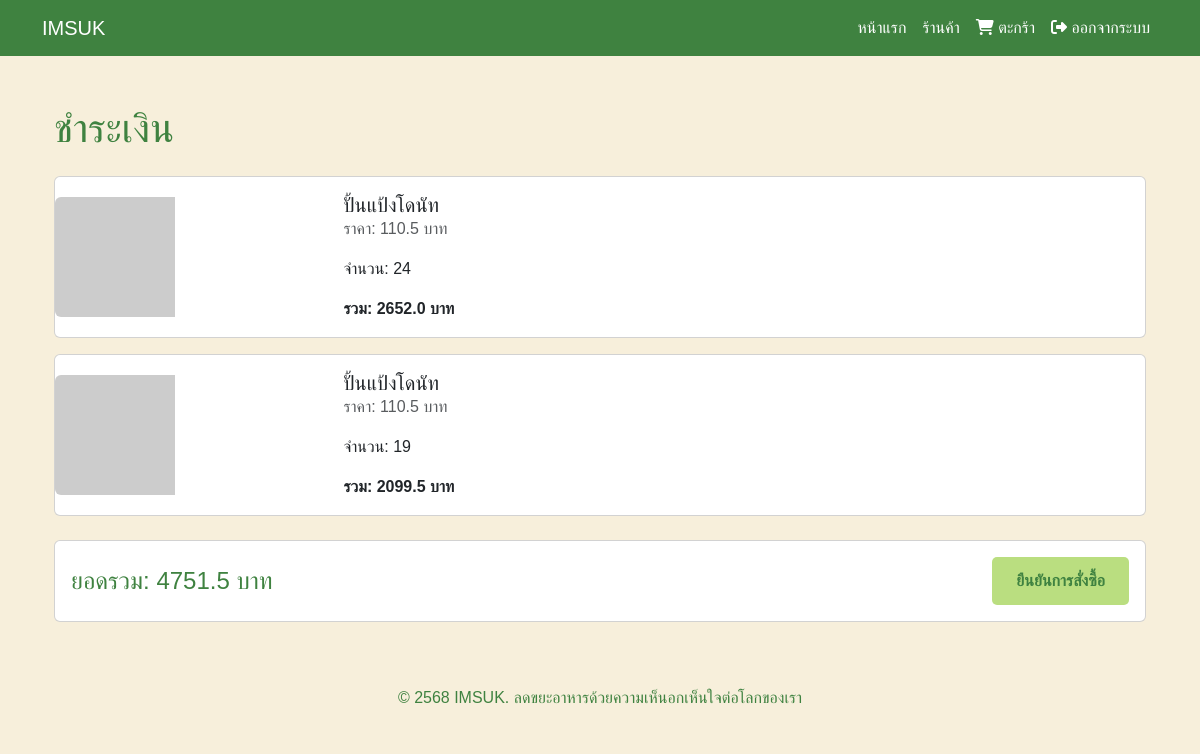
Before: /checkout/ (signed in) with the older database file.
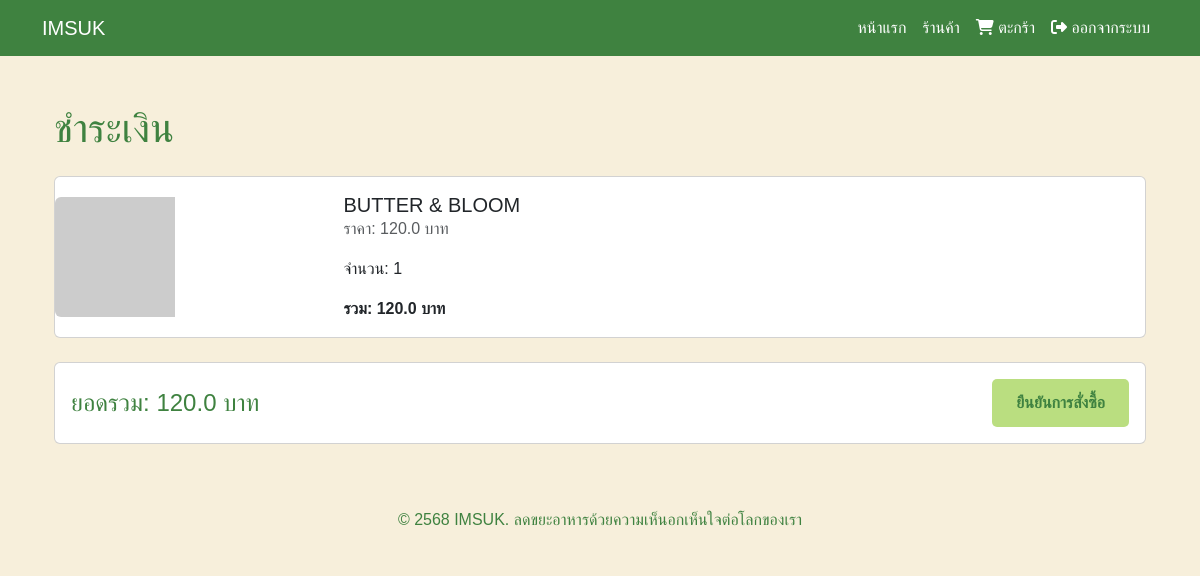
After: the same page with the newer database file.
### myapp/models.py (models this page shows, shortened)
class Cart(models.Model):
    session_key = models.CharField(max_length=40, null=True, blank=True)
    user = models.ForeignKey(User, on_delete=models.CASCADE)
    store = models.ForeignKey(Store, on_delete=models.CASCADE)
    quantity = models.PositiveIntegerField(default=1)
    created_at = ThailandTimeField(auto_now_add=True)
    @property
    def total_discounted_price(self):
        return self.store.discounted_price * self.quantity

class Store(models.Model):
    id = models.UUIDField(primary_key=True, default=uuid.uuid4, editable=False)
    name = models.CharField(max_length=255)
    description = models.TextField()
    additional_details = models.TextField(
        blank=True,
        help_text="Additional details, e.g., food waste reduction or store policies"
    )
    price = models.FloatField(validators=[MinValueValidator(0.0)])
    discount_percentage = models.FloatField(
        validators=[MinValueValidator(0.0), MaxValueValidator(100.0)],
        default=0.0,
        help_text="Discount percentage (0-100%)"
    )
    quantity_available = models.PositiveIntegerField()
    available_from = models.TimeField(
        help_text="Store opening time (e.g., 12:00)"
    )
    available_until = models.TimeField(
        help_text="Store closing time (e.g., 20:00)"
    )
    is_active = models.BooleanField(default=True)
    store_image = models.ImageField(upload_to='store_images/', null=True, blank=True)
    additional_images = models.JSONField(
        default=list,
        blank=True,
        help_text="List of URLs or paths for additional images"
    )
    allergen_ingredients = models.TextField(
        blank=True,
        help_text="Ingredients that may cause allergies (e.g., nuts, gluten)"
    )
    @property
    def discounted_price(self):
        return self.price * (1 - (self.discount_percentage or 0) / 100)
    class Meta:
        verbose_name = "Store"
        verbose_name_plural = "Stores"

### myapp/views.py (the view)
# urls.py: path('checkout/', views.checkout, name='checkout'),
def checkout(request):
    if not request.user.is_authenticated:
        messages.warning(request, "กรุณาล็อกอินเพื่อดำเนินการชำระเงิน")
        return redirect('login')
    cart_items = Cart.objects.filter(user=request.user)
    total_price = sum(item.total_discounted_price or 0 for item in cart_items)
    if not cart_items:
        messages.warning(request, "ตะกร้าของคุณว่างเปล่า กรุณาเพิ่มสินค้าก่อนดำเนินการชำระเงิน")
        return redirect('store_list')
    return render(request, 'checkout.html', {
        'cart_items': cart_items,
        'total_price': total_price
    })

### myapp/templates/checkout.html (shortened to what this page needs)
{% extends 'base.html' %}
{% block content %}
<div class="container my-5">
    <h1 class="cart-title mb-4">ชำระเงิน</h1>
    <div class="toast-container position-fixed top-0 end-0 p-3">
    </div>
    {% if cart_items %}
    <div class="cart-container">
        {% for item in cart_items %}
        <div class="cart-item card mb-3 animate__animated animate__fadeIn">
            <div class="row g-0 align-items-center">
                <div class="col-md-3 col-4">
                    <img src="{{ item.store.image.url|default:'https://via.placeholder.com/150' }}" class="img-fluid rounded-start" alt="{{ item.store.name }}" style="max-height: 120px; object-fit: cover;">
                </div>
                <div class="col-md-9 col-8">
                    <div class="card-body">
                        <h5 class="card-title mb-0">{{ item.store.name }}</h5>
                        <p class="card-text text-muted">ราคา: {{ item.store.discounted_price }} บาท</p>
                        <p class="card-text">จำนวน: {{ item.quantity }}</p>
                        <p class="card-text fw-bold">รวม: {{ item.total_discounted_price }} บาท</p>
                    </div>
                </div>
            </div>
        </div>
        {% endfor %}
        <div class="cart-summary card p-3 mt-4">
            <div class="d-flex justify-content-between align-items-center">
                <h4 class="mb-0">ยอดรวม: {{ total_price }} บาท</h4>
                <a href="#" class="btn btn-imsuk">ยืนยันการสั่งซื้อ</a>
            </div>
        </div>
    </div>
    {% else %}
    <div class="text-center py-5">
        <i class="fas fa-shopping-cart fa-3x text-muted mb-3"></i>
        <p class="text-muted">ตะกร้าของคุณว่างเปล่า</p>
        <a href="{% url 'store_list' %}" class="btn btn-imsuk">ไปที่ร้านค้า</a>
    </div>
    {% endif %}
</div>
{% endblock %}

Changed rows visible on the page:
removed Cart: store.name "ปั้นแป้งโดนัท", store.discounted_price "110.5", quantity "24", total_discounted_price "2652.0"
removed Cart: store.name "ปั้นแป้งโดนัท", store.discounted_price "110.5", quantity "19", total_discounted_price "2099.5"
added Cart: store.name "BUTTER & BLOOM", store.discounted_price "120.0", quantity "1", total_discounted_price "120.0"
Other visible differences:
{{ total_price }}: "4751.5" → "120.0"
